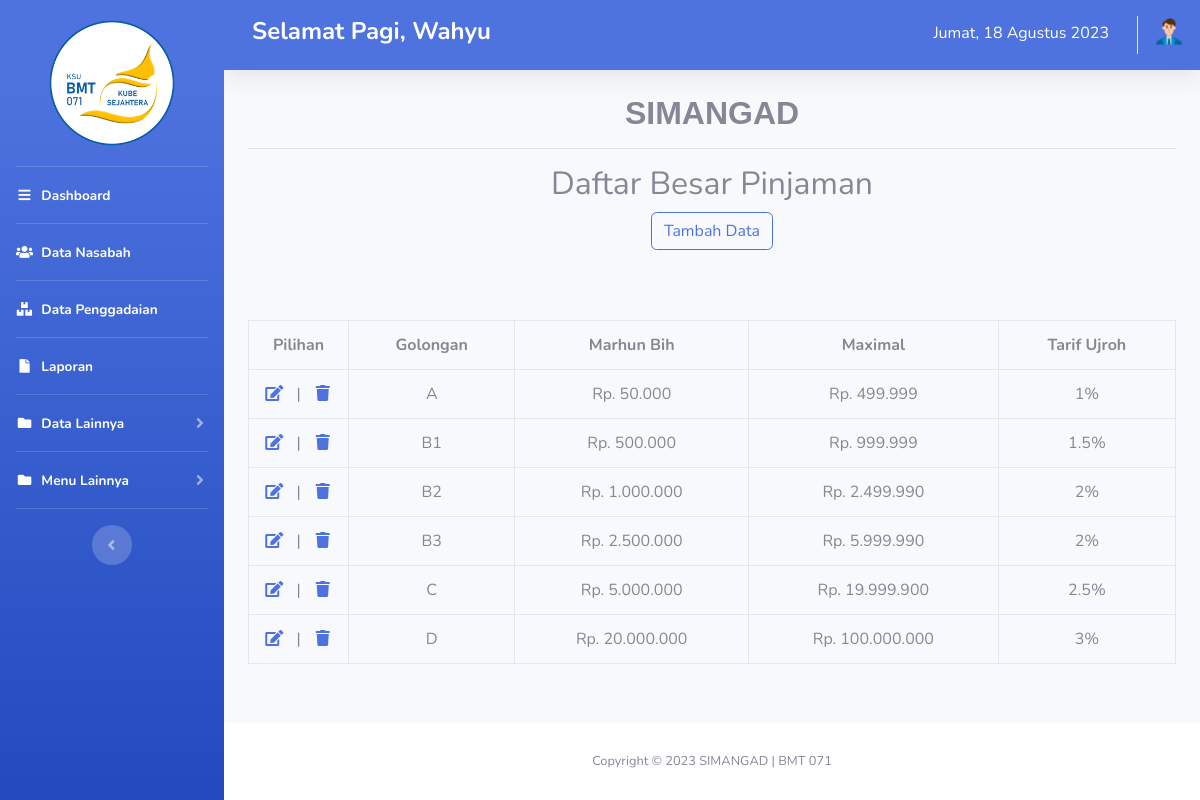
The page /index.php?page=pinjaman (signed in) on the database its author committed.
### tables this page shows
CREATE TABLE `besar_pinjaman` (
  `id_bsr_pinjaman` int(11) NOT NULL,
  `golongan` varchar(3) NOT NULL,
  `minimal` float NOT NULL,
  `maksimal` float NOT NULL,
  `tarif_ujroh` float NOT NULL
);

### besar_pinjaman_lis.php (the view, shortened to what this page needs)
<h2 align="center">Daftar Besar Pinjaman</h2>
<div style="margin-bottom: -90px;">
	<p align="center"><a href="index.php?page=besartambah" role="button" type="button" class="btn btn-outline-primary">Tambah Data</a></p>
</div>
<table width="900px" align="center" class="table table-bordered">
	<tr align="center">
		<th>Pilihan</th>
		<th>Golongan</th>
		<th>Marhun Bih</th>
		<th>Maximal</th>
		<th>Tarif Ujroh</th>
	</tr>
	<?php
	$result = $dbConn->query("SELECT * FROM besar_pinjaman ");
	while ($row = $result->fetch(PDO::FETCH_ASSOC)) {
	?>
		<tr align="center">
			<br>
			<td align="center" width="100px">
				<a href="index.php?updatetarif=<?php echo $row['id_bsr_pinjaman'] ?>">
					<i class="fas fa-fw fa-edit mr-2"></i>
				</a>|
				<a href="besar_pinjam_hapus.php?id=<?php echo $row['id_bsr_pinjaman'] ?>" onclick="return confirm('Anda yakin dengan data yang anda hapus?')">
					<i class="fas fa-fw fa-trash ml-2"></i>
				</a>
			</td>
			<td>
				<?php echo $row['golongan']; ?>
			</td>
			<td>
				Rp. <?php echo number_format($row['minimal'], 0, ',', '.'); ?>
			</td>
			<td>
				Rp. <?php echo number_format($row['maksimal'], 0, ',', '.'); ?>
			</td>
			<td>
				<?php echo $row['tarif_ujroh']; ?>%
			</td>
		</tr>
	<?php
	}
	?>
</table>

### rows shown on the page
besar_pinjaman: golongan "A", minimal "50.000", maksimal "499.999", tarif_ujroh "1"
besar_pinjaman: golongan "B1", minimal "500.000", maksimal "999.999", tarif_ujroh "1.5"
besar_pinjaman: golongan "B2", minimal "1.000.000", maksimal "2.499.990", tarif_ujroh "2"
besar_pinjaman: golongan "B3", minimal "2.500.000", maksimal "5.999.990", tarif_ujroh "2"
besar_pinjaman: golongan "C", minimal "5.000.000", maksimal "19.999.900", tarif_ujroh "2.5"
besar_pinjaman: golongan "D", minimal "20.000.000", maksimal "100.000.000", tarif_ujroh "3"

### other values the page prints
$_SESSION['admin']['nama_admin'] "Wahyu"
